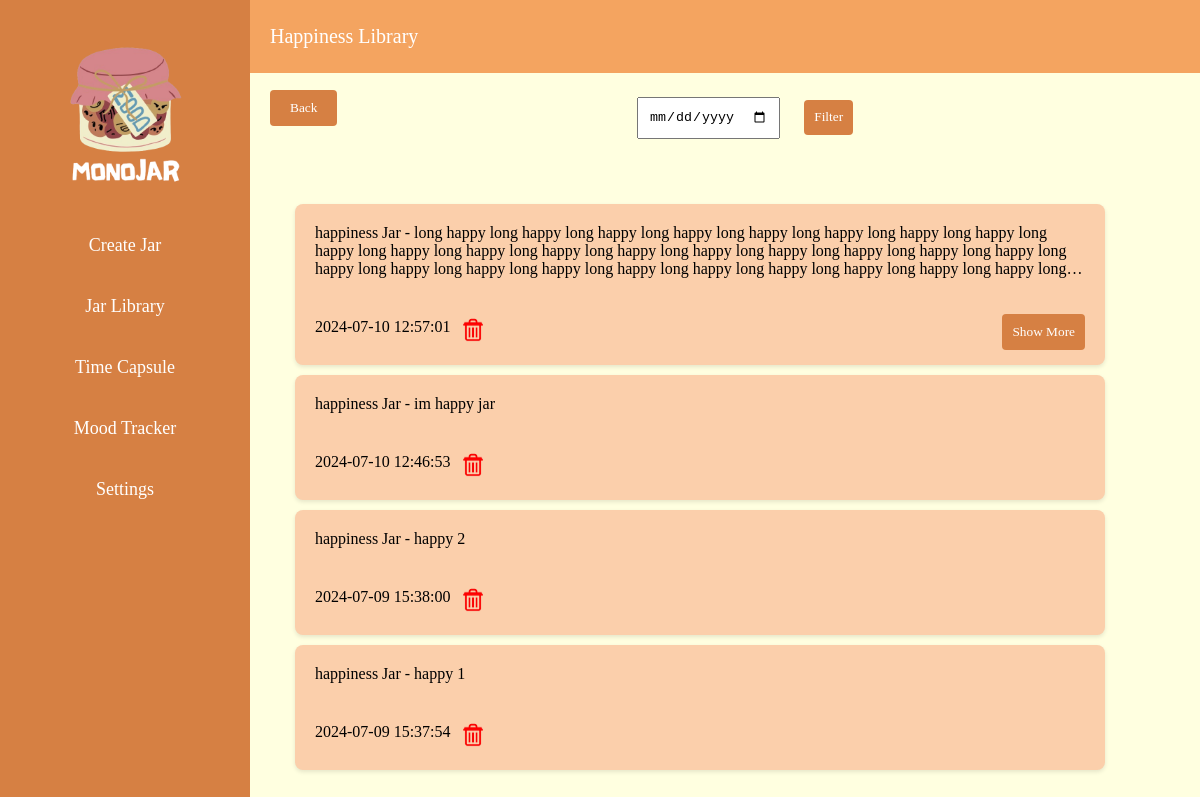
Page /happinessLibrary/account10 on the committed database.
### tables this page shows
CREATE TABLE jars (
                id INTEGER PRIMARY KEY AUTOINCREMENT,
                username TEXT NOT NULL,
                type TEXT NOT NULL,
                content TEXT NOT NULL, created_at TIMESTAMP,
                FOREIGN KEY (username) REFERENCES users(username) ON DELETE CASCADE
            );

### Backend/app.py (the view)
@app.route('/happinessLibrary/<username>')
def happiness_library(username):
    jars = query_jars(username, 'happiness')
    return render_template('happinessLibrary.html', jars=jars, username=username)

### Backend/app.py (called while the page is built)
def query_jars(username, jar_type):
    conn = get_db()
    cursor = conn.cursor()
    cursor.execute('''
        SELECT id, type, content, created_at
        FROM jars
        WHERE username = ? AND type = ?
        ORDER BY created_at DESC
    ''', (username, jar_type))
    rows = cursor.fetchall()
    conn.close()
    jars = [{'id': row[0], 'type': row[1], 'content': row[2], 'created_at': row[3]} for row in rows]
    return jars

### Frontend/templates/happinessLibrary.html
{% extends 'base.html' %}
{% block content %}
<div class="main-content">
    <div class="header">
        <div class="title">Happiness Library</div>
    </div>
    <div class="content">
        <a href="/createJar/{{ username }}">
            <button class="back-button">Back</button>
        </a>
        <form id="filter-form" method="GET" action="/filterHappinessJars/{{ username }}">
            <input type="date" name="filter-date" id="filter-date">
            <button type="submit">Filter</button>
        </form>
        <ul id="jar-list">
            {% for jar in jars %}
            <li class="content jar collapsed" id="jar-{{ jar.id }}">
                <p>{{ jar.type }} Jar - {{ jar.content }}</p>
                <div class="jar-controls">
                    <span class="created-at">{{ jar.created_at }}</span>
                    <button class="delete-button" data-jar-id="{{ jar.id }}">
                        <img src="/static/image/deleteIcon.png" alt="Delete">
                    </button>
                    <button class="expand-button" data-jar-id="{{ jar.id }}">Show More</button>
                </div>
            </li>
            {% endfor %}
        </ul>
    </div>
</div>
{% endblock %}

### Frontend/static/css/sidebarStyle.css (style rules this page uses)
body { font-family: 'Georgia', serif; margin: 0; padding: 0; background-color: #FFFFE0; }

### Frontend/static/css/createJarStyle.css (style rules this page uses)
.main-content { flex: 1; display: flex; flex-direction: column; overflow: hidden; }
.header { height: 80px; background-color: #F4A460; color: #fff; display: flex; align-items: center; justify-content: space-between; padding: 0 20px; }
.header .title { font-size: 20px; }
.content { display: flex; flex-wrap: wrap; gap: 40px; justify-content: center; align-items: center; width: 100%; height: 100%; overflow-y: auto; }
.back-button { font-family: 'Georgia', serif; position: absolute; top: 90px; left: 270px; padding: 10px 20px; background-color: #d68043; color: #fff; border: none; border-radius: 4px; cursor: pointer; }

### Frontend/static/css/libraryStyle.css (style rules this page uses)
.jar { background-color: #fbcfab; border-radius: 8px; box-shadow: 0 2px 4px rgba(0, 0, 0, 0.1); padding: 20px; max-width: 90%; width: 900px; height: fit-content; box-sizing: border-box; text-decoration: none; color: inherit; display: flex; flex-direction: column; align-items: flex-start; justify-content: space-between; transition: transform 0.2s; margin-bottom: 10px; overflow: hidden; position: relative; }
.jar p { margin: 0; text-align: left; white-space: pre-wrap; overflow: hidden; transition: max-height 0.3s ease; }
.jar-controls { display: flex; justify-content: center; }
button.expand-button { font-family: 'Georgia', serif; padding: 10px; color: #fff; background-color: #d68043; border: none; border-radius: 4px; cursor: pointer; margin-top: 10px; position: absolute; bottom: 15px; right: 20px; }
button.delete-button { padding: 0; background-color: transparent; border: none; cursor: pointer; }
button.delete-button img { width: 24px; height: 24px; }
.created-at { margin-right: 10px; }
.jar.collapsed p { max-height: 200px; display: -webkit-box; -webkit-line-clamp: 3; -webkit-box-orient: vertical; overflow: hidden; text-overflow: ellipsis; }
.jar.collapsed { max-height: 200px; }
#filter-form { margin-top: 20px; }
#filter-date { margin-right: 20px; padding: 10px; }
#filter-form button { font-family: 'Georgia', serif; padding: 5px 10px; background-color: #d68043; color: #fff; border: none; border-radius: 4px; cursor: pointer; height: 35px; }

### rows in the picture
jars: type "happiness", content "long happy long happy long happy long happy long happy long happy long happy long happy long happy long happy long happy long happy long happy long happy long happy long happy long happy long happy long happy long happy long happy long happy long happy long happy long happy long happy long happy long happy…", created_at "2024-07-10 12:57:01"
jars: type "happiness", content "im happy jar", created_at "2024-07-10 12:46:53"
jars: type "happiness", content "happy 2", created_at "2024-07-09 15:38:00"
jars: type "happiness", content "happy 1", created_at "2024-07-09 15:37:54"
